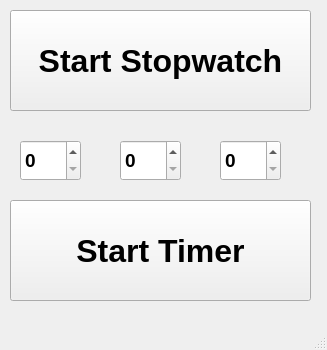
<?xml version="1.0" encoding="UTF-8"?>
<ui version="4.0">
 <class>MainWindow</class>
 <widget class="QMainWindow" name="MainWindow">
  <property name="geometry">
   <rect>
    <x>0</x>
    <y>0</y>
    <width>327</width>
    <height>350</height>
   </rect>
  </property>
  <property name="windowTitle">
   <string>MainWindow</string>
  </property>
  <widget class="QWidget" name="centralwidget">
   <widget class="QPushButton" name="timerButton">
    <property name="geometry">
     <rect>
      <x>10</x>
      <y>200</y>
      <width>301</width>
      <height>101</height>
     </rect>
    </property>
    <property name="font">
     <font>
      <pointsize>24</pointsize>
      <weight>75</weight>
      <bold>true</bold>
     </font>
    </property>
    <property name="text">
     <string>Start Timer</string>
    </property>
   </widget>
   <widget class="QSpinBox" name="hourSpinBox">
    <property name="geometry">
     <rect>
      <x>20</x>
      <y>140</y>
      <width>61</width>
      <height>41</height>
     </rect>
    </property>
    <property name="font">
     <font>
      <pointsize>14</pointsize>
      <weight>75</weight>
      <bold>true</bold>
     </font>
    </property>
   </widget>
   <widget class="QSpinBox" name="secSpinBox">
    <property name="geometry">
     <rect>
      <x>220</x>
      <y>140</y>
      <width>61</width>
      <height>41</height>
     </rect>
    </property>
    <property name="font">
     <font>
      <pointsize>14</pointsize>
      <weight>75</weight>
      <bold>true</bold>
     </font>
    </property>
   </widget>
   <widget class="QPushButton" name="stopwatchButton">
    <property name="geometry">
     <rect>
      <x>10</x>
      <y>10</y>
      <width>301</width>
      <height>101</height>
     </rect>
    </property>
    <property name="font">
     <font>
      <pointsize>24</pointsize>
      <weight>75</weight>
      <bold>true</bold>
     </font>
    </property>
    <property name="text">
     <string>Start Stopwatch</string>
    </property>
   </widget>
   <widget class="QSpinBox" name="minSpinBox">
    <property name="geometry">
     <rect>
      <x>120</x>
      <y>140</y>
      <width>61</width>
      <height>41</height>
     </rect>
    </property>
    <property name="font">
     <font>
      <pointsize>14</pointsize>
      <weight>75</weight>
      <bold>true</bold>
     </font>
    </property>
   </widget>
  </widget>
  <widget class="QMenuBar" name="menubar">
   <property name="geometry">
    <rect>
     <x>0</x>
     <y>0</y>
     <width>327</width>
     <height>20</height>
    </rect>
   </property>
  </widget>
  <widget class="QStatusBar" name="statusbar"/>
 </widget>
 <resources/>
 <connections/>
</ui>
